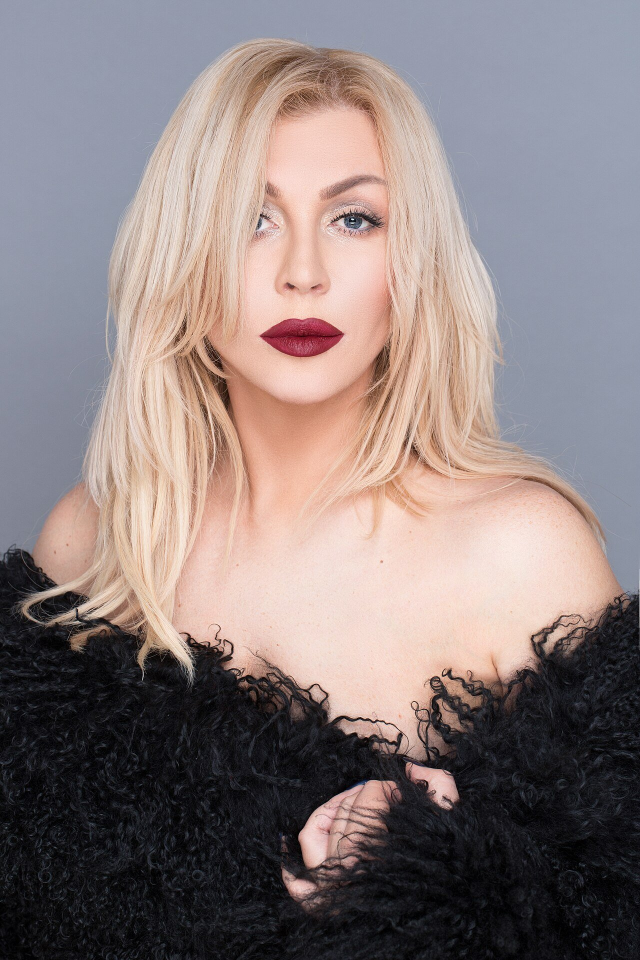
#> input picture input.jpg, 1280 x 1920 px (shown at 1/2 size)
$ python face.py
#> lines starting #> are read from the running program, lines starting #| are printed output that depends on the picture; after the words box and inside, x2 and y2 are one past the last pixel; in counts of white or black regions, pixels touching at a corner belong together
"""
Photo -> textured 3D head (GLB), no AI model downloads needed.

How it works (plain English):
  1. Find the head+hair outline in the photo (the background is plain grey).
  2. Build a closed, head-shaped 3D surface that follows that outline.
  3. Push the nose, lips, brows, cheeks and chin out (and the eye sockets in)
     at the spots where they are in the photo.
  4. Wrap the photo on the FRONT of the head, and a matching hair-colour
     patch on the BACK so it doesn't look hollow from behind.
  5. Save as a small GLB (JPEG texture, < 2 MB).

Usage:  python make_face_glb.py input.jpg out.glb
"""
import sys, struct, json, io
import numpy as np
from PIL import Image
from scipy.ndimage import gaussian_filter, gaussian_filter1d

SRC = sys.argv[1] if len(sys.argv) > 1 else "input.jpg"
OUT = sys.argv[2] if len(sys.argv) > 2 else "face.glb"
MAX_BYTES = 2_000_000

# ---- landmark positions in the 1280x1920 reference photo (pixels) -------------
# If you use a different photo size, these scale automatically below.
REF_W, REF_H = 1280, 1920
LM = dict(
    eyeL=(530, 445), eyeR=(700, 440),
    nose_top=(605, 430), nose_tip=(603, 568),
    mouth=(603, 675), chin=(603, 795),
    brow_y=385, brow_x=(440, 780),
    cheekL=(480, 595), cheekR=(735, 595),
)

img = Image.open(SRC).convert("RGB")
#> img is the input picture: PIL image 1280x1920 RGB; mean R, G, B 139.3, 126, 125.4
W, H = img.size
#> W = 1280; H = 1920
sx, sy = W / REF_W, H / REF_H
#> sx = 1; sy = 1
arr = np.asarray(img).astype(np.float32)

def P(pt):  # scale a landmark to this image's size
    return (pt[0] * sx, pt[1] * sy)

# ---- 1. head + hair outline from the plain background ------------------------
bg = np.median(np.concatenate([arr[:40, :60].reshape(-1, 3), arr[:40, -60:].reshape(-1, 3)]), axis=0)
#> bg = [152, 159, 177]
dist = np.linalg.norm(arr - bg, axis=2)
mask = gaussian_filter(dist, 2) > 38
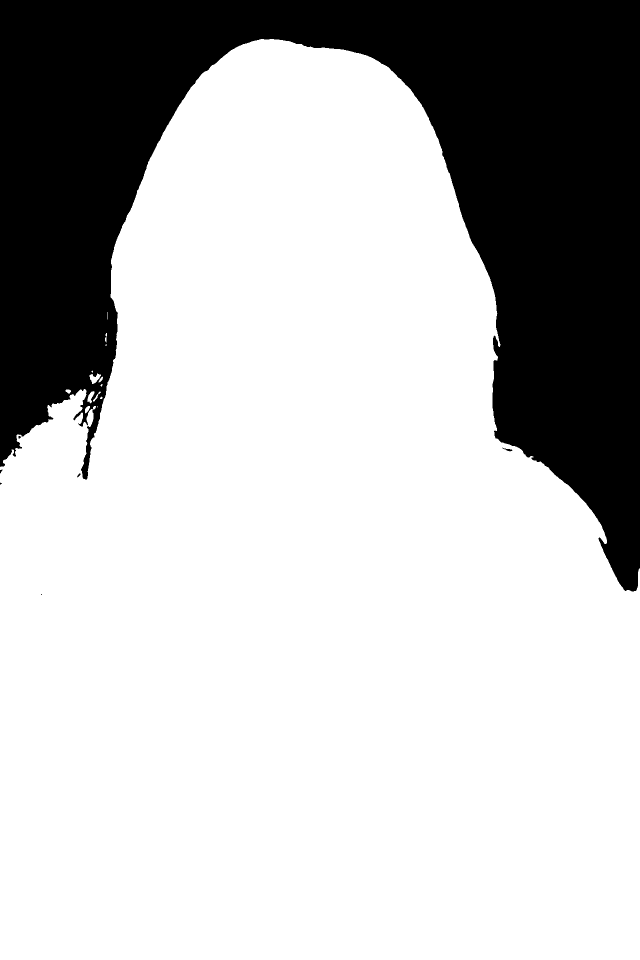
#> mask: shape (1920, 1280) bool (shown at 1/2 size); 73.9% white; 7 black regions (2 under 20 px), largest, box (x1, y1, x2, y2) and area: (0, 0, 1280, 1183) 641058, (1005, 895, 1025, 903) 55, (154, 947, 161, 955) 26, (0, 939, 5, 947) 22, (37, 872, 42, 877) 20

Y_TOP = int(95 * sy)
#> Y_TOP = 95
Y_BOT = int(900 * sy)           # where the head/hair block ends
#> Y_BOT = 900
rows = np.arange(Y_TOP, Y_BOT)
#> rows = 805 values from 95 to 899
L = np.zeros(len(rows)); R = np.zeros(len(rows))
#> after `L = np.zeros(len(rows))`: L = 805 values from 0 to 0
#> after `R = np.zeros(len(rows))`: R = 805 values from 0 to 0
for i, y in enumerate(rows):
    xs = np.where(mask[y])[0]
    xs = xs[(xs > W * 0.12) & (xs < W * 0.88)]
    if len(xs) == 0:
        L[i] = R[i] = W / 2
    else:
        L[i], R[i] = xs.min(), xs.max()
#> after the loop, L = 805 values, max 471 at index 0, min 154 at index 690, mean 261.1; R = 805 values, max 1042 at index 804, min 649 at index 0, mean 926.3
# first rows of hair can be empty -> fill by interpolation
good = (R - L) > 40
L = np.interp(rows, rows[good], L[good]); R = np.interp(rows, rows[good], R[good])
L = gaussian_filter1d(L, 12); R = gaussian_filter1d(R, 12)
#> after `L = gaussian_filter1d(L, 12)`: L = 805 values, max 457.8 at index 0, min 154 at index 787, mean 261.1
#> after `R = gaussian_filter1d(R, 12)`: R = 805 values, max 1021.9 at index 804, min 702.1 at index 0, mean 926.3
INSET = 28 * sx
grow = 1 + 2.2 * np.clip((rows - 560 * sy) / (340 * sy), 0, 1)   # pull in more where hair gets wispy
L += INSET * grow; R -= INSET * grow
#> after `L += INSET * grow`: L = 805 values, max 485.8 at index 0, min 227.2 at index 708, mean 302.1
#> after `R -= INSET * grow`: R = 805 values, max 954.9 at index 499, min 674.1 at index 0, mean 885.3
cx_y = (L + R) / 2
#> cx_y = 805 values, max 610.7 at index 557, min 569.5 at index 714, mean 593.7
w_y = (R - L) / 2
#> w_y = 805 values, max 350.9 at index 465, min 94.15 at index 0, mean 291.6

# round the top (outline at the very top is too pointy/noisy)
top_n = int(60 * sy)
t = np.linspace(0, 1, top_n)
w_y[:top_n] *= np.sqrt(np.clip(1 - (1 - t) ** 2, 0, 1)) * 0.0 + np.sin(t * np.pi / 2) ** 0.7
# round the bottom (closing cap)
bot_n = int(110 * sy)
t = np.linspace(0, 1, bot_n)
w_y[-bot_n:] *= np.sqrt(np.clip(1 - t ** 2, 0.02, 1))

# ---- 2. grid over (height, angle) --------------------------------------------
NR, NC = 150, 96                 # rows x columns per half (front / back)
ys = np.linspace(rows[0], rows[-1], NR)
w = np.interp(ys, rows, w_y); cx = np.interp(ys, rows, cx_y)
#> after `w = np.interp(ys, rows, w_y)`: w = 150 values, max 350.8 at index 87, min 0 at index 0, mean 277.7
#> after `cx = np.interp(ys, rows, cx_y)`: cx = 150 values, max 610.7 at index 103, min 569.5 at index 132, mean 593.7
w = gaussian_filter1d(w, 1.5)
#> w = 150 values, max 350.5 at index 88, min 17.66 at index 0, mean 277.7

K = 0.74                                   # depth / width of the head
d_back = K * w * 0.95
#> d_back = 150 values, max 246.4 at index 88, min 12.41 at index 0, mean 195.2
d_front = K * w
#> d_front = 150 values, max 259.4 at index 88, min 13.07 at index 0, mean 205.5
taper = np.clip((ys - 800 * sy) / (110 * sy), 0, 1)
d_front = d_front * (1 - 0.5 * taper ** 1.5)   # neck sits behind the chin
#> d_front = 150 values, max 259.4 at index 88, min 13.07 at index 0, mean 202.2

th_front = np.linspace(-np.pi / 2, np.pi / 2, NC)
th_back = np.linspace(np.pi / 2, 3 * np.pi / 2, NC)

def gauss(X, Y, c, sxp, syp, amp):
    return amp * np.exp(-(((X - c[0]) / sxp) ** 2 + ((Y - c[1]) / syp) ** 2) / 2)

def face_relief(X, Y):
    """extra depth (pixels) in front of the base head, at photo coords X,Y"""
    z = np.zeros_like(X)
    nt, nb = P(LM["nose_top"]), P(LM["nose_tip"])
    # nose bridge: ramps up from nose_top to nose_tip
    tt = np.clip((Y - nt[1]) / (nb[1] - nt[1]), 0, 1)
    ridge = (12 + 32 * tt ** 1.6) * np.exp(-((X - nb[0]) / (24 * sx * (1 + 0.6 * tt))) ** 2 / 2 * 2)
    ridge *= ((Y > nt[1] - 10) & (Y < nb[1] + 20)).astype(float) * np.clip((nb[1] + 20 - Y) / 25, 0, 1)
    z += gaussian_filter(ridge, 1.0)
    z += gauss(X, Y, nb, 30 * sx, 24 * sy, 32)                       # tip
    z += gauss(X, Y, (nb[0] - 33 * sx, nb[1] + 2 * sy), 17 * sx, 15 * sy, 18)   # nostril wings
    z += gauss(X, Y, (nb[0] + 33 * sx, nb[1] + 2 * sy), 17 * sx, 15 * sy, 18)
    for e in (LM["eyeL"], LM["eyeR"]):                               # eye sockets
        z += gauss(X, Y, P(e), 46 * sx, 26 * sy, -16)
    bx0, bx1 = LM["brow_x"]                                          # brow ridge
    z += gauss(X, Y, P(((bx0 + bx1) / 2, LM["brow_y"])), (bx1 - bx0) / 2.6 * sx, 18 * sy, 14)
    z += gauss(X, Y, P(LM["cheekL"]), 60 * sx, 55 * sy, 14)          # cheeks
    z += gauss(X, Y, P(LM["cheekR"]), 60 * sx, 55 * sy, 14)
    m = P(LM["mouth"])
    z += gauss(X, Y, m, 62 * sx, 20 * sy, 26)                        # lips
    z += gauss(X, Y, (m[0], m[1] + 62 * sy), 34 * sx, 22 * sy, -10)  # dip under lip
    z += gauss(X, Y, (m[0], m[1] - 45 * sy), 50 * sx, 18 * sy, -6)   # above lip
    z += gauss(X, Y, P(LM["chin"]), 52 * sx, 34 * sy, 24)            # chin
    return z

def build_half(theta, front):
    TH, YY = np.meshgrid(theta, ys)          # (NR, NC)
    CX = cx[:, None]; WW = w[:, None]
    X = CX + WW * np.sin(TH)
    c = np.cos(TH)
    if front:
        Z = d_front[:, None] * c
        Z = Z + face_relief(X, YY) * np.clip(c, 0, 1) ** 0.6
    else:
        Z = d_back[:, None] * c               # c<0 here
    return X, YY, Z

Xf, Yf, Zf = build_half(th_front, True)
#> in build_half, `CX = cx[:, None]`: CX has the same summary as cx outside build_half
#> in build_half, `WW = w[:, None]`: WW has the same summary as w outside build_half
#> in face_relief, `z += gauss(X, Y, (nb[0] - 33 * sx, nb[1] + 2 * sy), 17 * sx, 15 * sy, ..`:
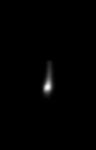
#> z: shape (150, 96) float64; min 5.76e-84, max 69.12, mean 0.5; drawn with min black and max white
#> in face_relief, `z += gauss(X, Y, (nb[0] + 33 * sx, nb[1] + 2 * sy), 17 * sx, 15 * sy, ..`: z: shape (150, 96) float64; 10.65% of pixels changed, all inside (x1, y1, x2, y2) = (36, 63, 70, 120)
Xb, Yb, Zb = build_half(th_back, False)
#> call 2 of build_half, with theta = array of shape (96,), front = False
#> in build_half (call 2), `Z = d_back[:, None] * c`:
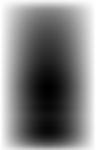
#> Z: shape (150, 96) float64; min -246.4, max 1.51e-14, mean -123; drawn with min black and max white
# smooth the front a touch so bumps are not jagged
Zf_s = gaussian_filter(Zf, 0.8)
Zf = Zf_s

# ---- 3. texture atlas: photo (front) + hair patch (back) ---------------------
CROP = (int(150 * sx), int(60 * sy), int(1130 * sx), int(960 * sy))   # photo region used
cw, ch = CROP[2] - CROP[0], CROP[3] - CROP[1]
TW_F, TH_ = 1024, 1024
PATCH = 256
atlas = Image.new("RGB", (TW_F + PATCH, TH_))
#> atlas: PIL image 1280x1024 RGB; every value is 0
atlas.paste(img.crop(CROP).resize((TW_F, TH_), Image.LANCZOS), (0, 0))

# hair patch: colour at the left/right edge of each row, blended across, with strand streaks
rng = np.random.default_rng(3)
patch = np.zeros((TH_, PATCH, 3), np.float32)
for r in range(TH_):
    ypix = CROP[1] + r * ch / TH_
    i = int(np.clip(np.searchsorted(rows, ypix), 0, len(rows) - 1))
    xl = cx_y[i] - w_y[i]; xr = cx_y[i] + w_y[i]
    def edge(x0, sign):
        xs_ = np.clip(np.arange(x0, x0 + sign * 30, sign).astype(int), 0, W - 1)
        return arr[int(ypix), xs_].mean(0)
    cl, cr = edge(xl + 4 * sx, 1), edge(xr - 4 * sx, -1)
    tcol = np.linspace(0, 1, PATCH)[:, None]
    # left edge -> darker/warmer middle -> right edge
    mid = (cl + cr) / 2 * 0.92
    left = cl * (1 - tcol * 2).clip(0, 1) + mid * (tcol * 2).clip(0, 1)
    right = mid * (1 - (tcol - .5) * 2).clip(0, 1) + cr * ((tcol - .5) * 2).clip(0, 1)
    patch[r] = np.where(tcol < .5, left, right)
#> this loop made 1024 passes
#> (xl, xr, cl, cr, mid) on passes 1 to 3: (579.9, 579.9, [149.8, 154.8, 173.8], [149.2, 154.2, 173.2], [137.5, 142.1, 159.6]), (579.9, 579.9, [149.8, 154.8, 173.8], [149.2, 154.2, 173.2], [137.5, 142.1, 159.6]), (579.9, 579.9, [149.6, 154.6, 173.6], [149.3, 154.3, 173.3], [137.5, 142.1, 159.6])
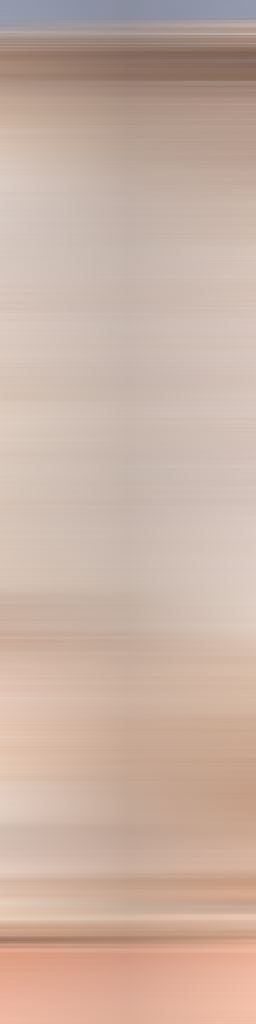
#> patch: shape (1024, 256, 3) float32; mean of channels 0, 1, 2 201.3, 177.1, 163.6; drawn as R, G, B
streak = gaussian_filter(rng.normal(size=(TH_, PATCH)), (40, 1.2))
streak = streak / (np.abs(streak).max() + 1e-6)
patch *= (1 + 0.10 * streak)[..., None]
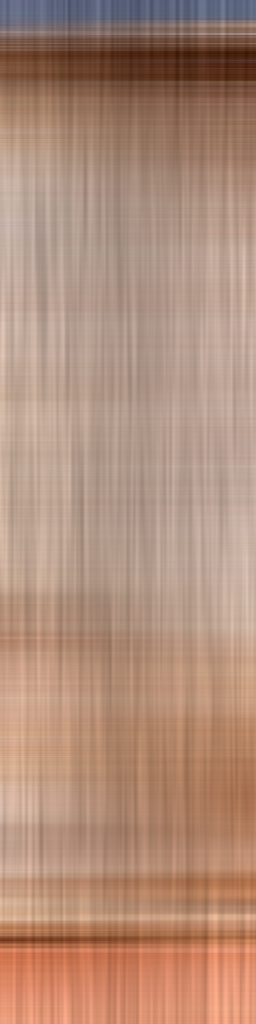
#> patch: shape (1024, 256, 3) float32; mean of channels 0, 1, 2 201.5, 177.2, 163.6; drawn with min black and max white
patch = gaussian_filter(patch, (0, 0.6, 0))
atlas.paste(Image.fromarray(np.clip(patch, 0, 255).astype(np.uint8)), (TW_F, 0))
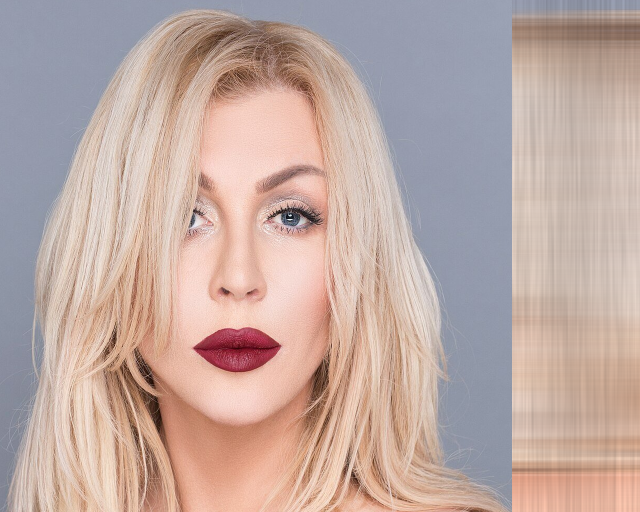
#> atlas: PIL image 1280x1024 RGB (shown at 1/2 size); mean R, G, B 192, 169.6, 162.8
ATW = TW_F + PATCH

def uv_front(X, Y):
    u = (X - CROP[0]) / cw * (TW_F / ATW)
    v = (Y - CROP[1]) / ch
    return u, v

def uv_back(theta, rows_n):
    s = (theta - np.pi / 2) / np.pi                      # 0..1 across the back
    u = (TW_F + 4 + s * (PATCH - 8)) / ATW
    v = (ys - CROP[1]) / ch
    return np.broadcast_to(u, (rows_n, len(theta))).copy(), np.broadcast_to(v[:, None], (rows_n, len(theta))).copy()

# ---- 4. assemble vertices / normals / faces ----------------------------------
# glTF axes: +X right, +Y up, +Z toward viewer. Scale so the head is ~1.8 units tall.
SCALE = 1.8 / (rows[-1] - rows[0])
#> SCALE = 0.00224
def to3d(X, Y, Z):
    return np.stack([(X - W / 2) * SCALE, -(Y - (rows[0] + rows[-1]) / 2) * SCALE, Z * SCALE], -1)

Pf, Pb = to3d(Xf, Yf, Zf), to3d(Xb, Yb, Zb)
#> in to3d, `return np.stack([(X - W / 2) * SCALE, -(Y - (rows[0] + rows[-1]) / 2) ..`:
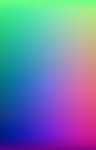
#> returned value: shape (150, 96, 3) float64; mean of channels 0, 1, 2 -0.104, -5.04e-18, 0.289; drawn with min black and max white

def normals(Pg, flip):
    dx = np.gradient(Pg, axis=1); dy = np.gradient(Pg, axis=0)
    n = np.cross(dx, dy)
    n /= (np.linalg.norm(n, axis=-1, keepdims=True) + 1e-9)
    return -n if flip else n

# make the normals face outward (check on the front-centre vertex)
nf = normals(Pf, False)
if nf[NR // 2, NC // 2, 2] < 0: nf = -nf
nb_ = normals(Pb, False)
if nb_[NR // 2, NC // 2, 2] > 0: nb_ = -nb_
# smooth normals across the seam (average duplicated seam vertices)
for a, b in ((nf[:, 0], nb_[:, -1]), (nf[:, -1], nb_[:, 0])):
    m = a + b; m /= np.linalg.norm(m, axis=-1, keepdims=True) + 1e-9
    a[:] = m; b[:] = m
#> this loop made 2 passes

uf, vf = uv_front(Xf, Yf)
ub, vb = uv_back(th_back, NR)

def grid_faces(nr, nc, off, flip):
    idx = np.arange(nr * nc).reshape(nr, nc) + off
    a, b, c_, d = idx[:-1, :-1], idx[:-1, 1:], idx[1:, :-1], idx[1:, 1:]
    f1 = np.stack([a, c_, b], -1).reshape(-1, 3); f2 = np.stack([b, c_, d], -1).reshape(-1, 3)
    f = np.concatenate([f1, f2])
    return f[:, ::-1] if flip else f

# decide winding so triangles face outward: test on the front
def winding_ok(Pg, faces, n):
    p = Pg.reshape(-1, 3)
    tri = p[faces - faces.min()]
    fn = np.cross(tri[:, 1] - tri[:, 0], tri[:, 2] - tri[:, 0])
    return (fn * n.reshape(-1, 3)[faces[:, 0] - faces.min()]).sum(1).mean() > 0

ff = grid_faces(NR, NC, 0, False)
if not winding_ok(Pf, ff, nf): ff = grid_faces(NR, NC, 0, True)
fb = grid_faces(NR, NC, NR * NC, False)
if not winding_ok(Pb, fb, nb_): fb = grid_faces(NR, NC, NR * NC, True)

pos = np.concatenate([Pf.reshape(-1, 3), Pb.reshape(-1, 3)]).astype(np.float32)
nor = np.concatenate([nf.reshape(-1, 3), nb_.reshape(-1, 3)]).astype(np.float32)
uvs = np.concatenate([np.stack([uf, vf], -1).reshape(-1, 2), np.stack([ub, vb], -1).reshape(-1, 2)]).astype(np.float32)
#> uvs = 28800 pairs, first value 0.0657 to 0.997, second value 0.0389 to 0.932
idx = np.concatenate([ff, fb]).astype(np.uint16)

# ---- 5. write GLB by hand (JPEG texture keeps it small) ----------------------
def write_glb(path, quality):
    buf = io.BytesIO(); atlas.save(buf, "JPEG", quality=quality, optimize=True, progressive=False)
    jpg = buf.getvalue()
    chunks, views = [], []
    def add(data, target=None):
        pad = (-sum(len(c) for c in chunks)) % 4
        if pad: chunks.append(b"\0" * pad)
        off = sum(len(c) for c in chunks)
        chunks.append(data)
        v = {"buffer": 0, "byteOffset": off, "byteLength": len(data)}
        if target: v["target"] = target
        views.append(v); return len(views) - 1
    vp = add(pos.tobytes(), 34962); vn = add(nor.tobytes(), 34962)
    vu = add(uvs.tobytes(), 34962); vi = add(idx.tobytes(), 34963); vj = add(jpg)
    gltf = {
        "asset": {"version": "2.0", "generator": "make_face_glb.py"},
        "scene": 0, "scenes": [{"nodes": [0]}], "nodes": [{"mesh": 0, "name": "head"}],
        "meshes": [{"primitives": [{"attributes": {"POSITION": 0, "NORMAL": 1, "TEXCOORD_0": 2},
                                    "indices": 3, "material": 0}]}],
        "materials": [{"pbrMetallicRoughness": {"baseColorTexture": {"index": 0},
                                                "metallicFactor": 0.0, "roughnessFactor": 0.9},
                       "doubleSided": True}],
        "textures": [{"source": 0, "sampler": 0}],
        "samplers": [{"magFilter": 9729, "minFilter": 9987, "wrapS": 33071, "wrapT": 33071}],
        "images": [{"bufferView": vj, "mimeType": "image/jpeg"}],
        "accessors": [
            {"bufferView": vp, "componentType": 5126, "count": len(pos), "type": "VEC3",
             "min": pos.min(0).tolist(), "max": pos.max(0).tolist()},
            {"bufferView": vn, "componentType": 5126, "count": len(nor), "type": "VEC3"},
            {"bufferView": vu, "componentType": 5126, "count": len(uvs), "type": "VEC2"},
            {"bufferView": vi, "componentType": 5123, "count": len(idx.reshape(-1)), "type": "SCALAR"}],
        "bufferViews": views,
    }
    binb = b"".join(chunks); binb += b"\0" * ((-len(binb)) % 4)
    gltf["buffers"] = [{"byteLength": len(binb)}]
    js = json.dumps(gltf, separators=(",", ":")).encode(); js += b" " * ((-len(js)) % 4)
    total = 12 + 8 + len(js) + 8 + len(binb)
    with open(path, "wb") as f:
        f.write(struct.pack("<4sII", b"glTF", 2, total))
        f.write(struct.pack("<I4s", len(js), b"JSON")); f.write(js)
        f.write(struct.pack("<I4s", len(binb), b"BIN\0")); f.write(binb)
    return total

for q in (90, 85, 80, 75, 70, 60):
    size = write_glb(OUT, q)
    print(f"JPEG quality {q}: {size:,} bytes")
    if size <= 1_800_000:
        break
#> this loop made 1 pass
#> (vp in write_glb, vn in write_glb, vu in write_glb, vi in write_glb, total in write_glb, size) on pass 1: (0, 1, 2, 3, 1562232, 1562232)
#| JPEG quality 90: 1,562,232 bytes
print("OK, under 2,000,000 bytes" if size <= MAX_BYTES else "STILL TOO BIG - lower NR/NC or TW_F")
#| OK, under 2,000,000 bytes
